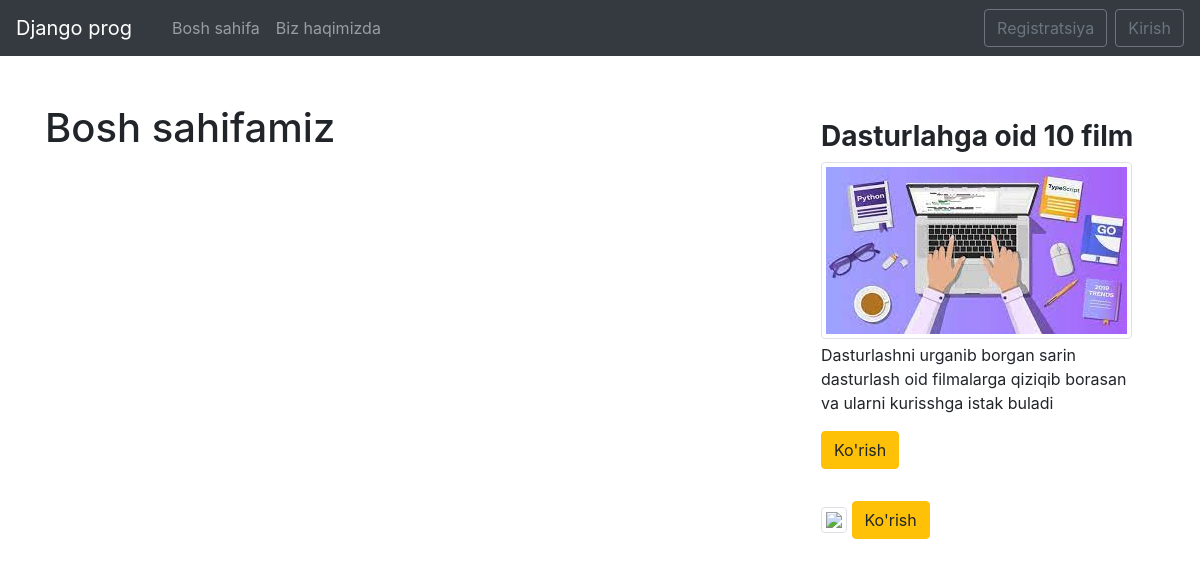
/, run on an earlier commit of the app's database.
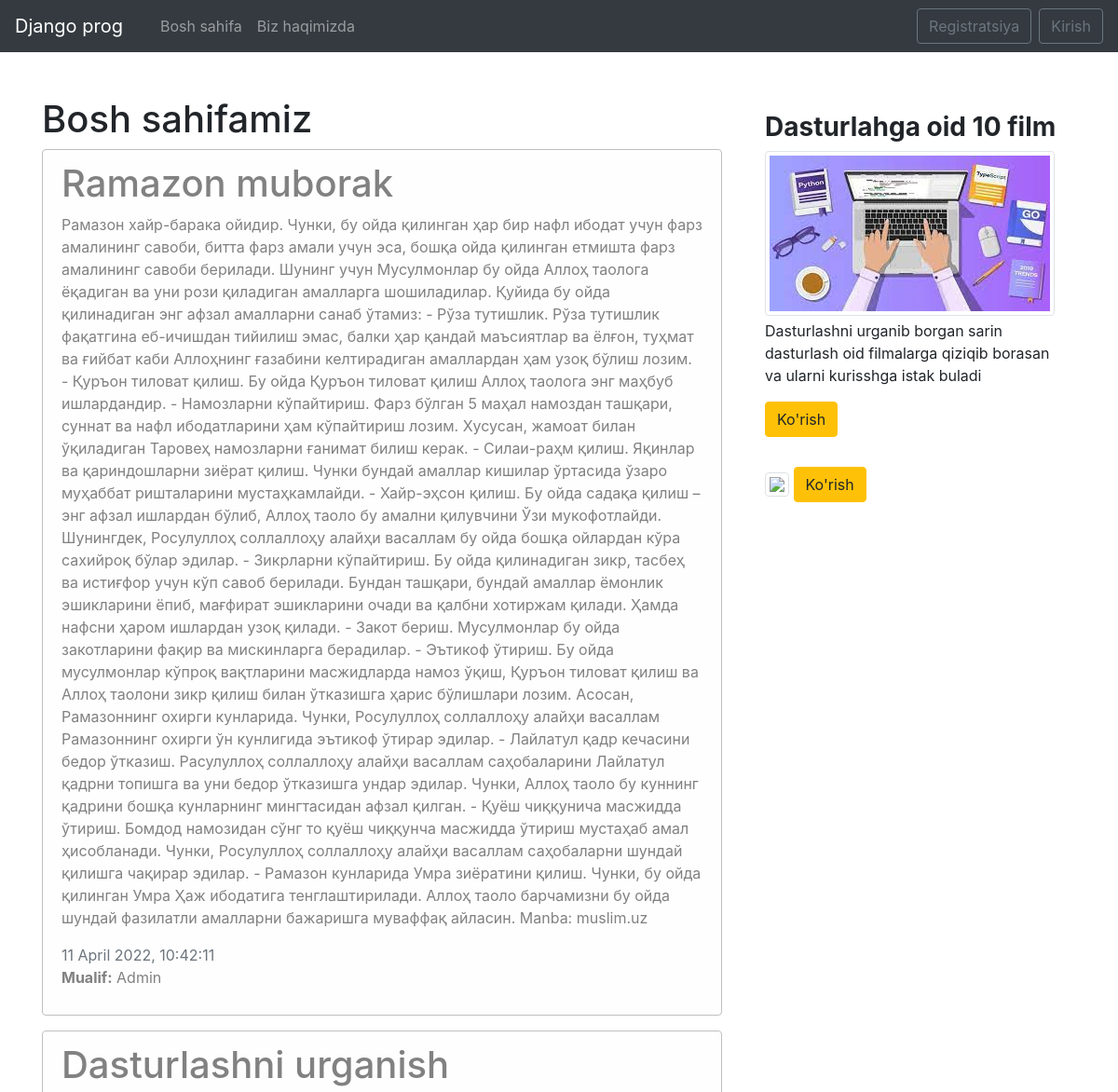
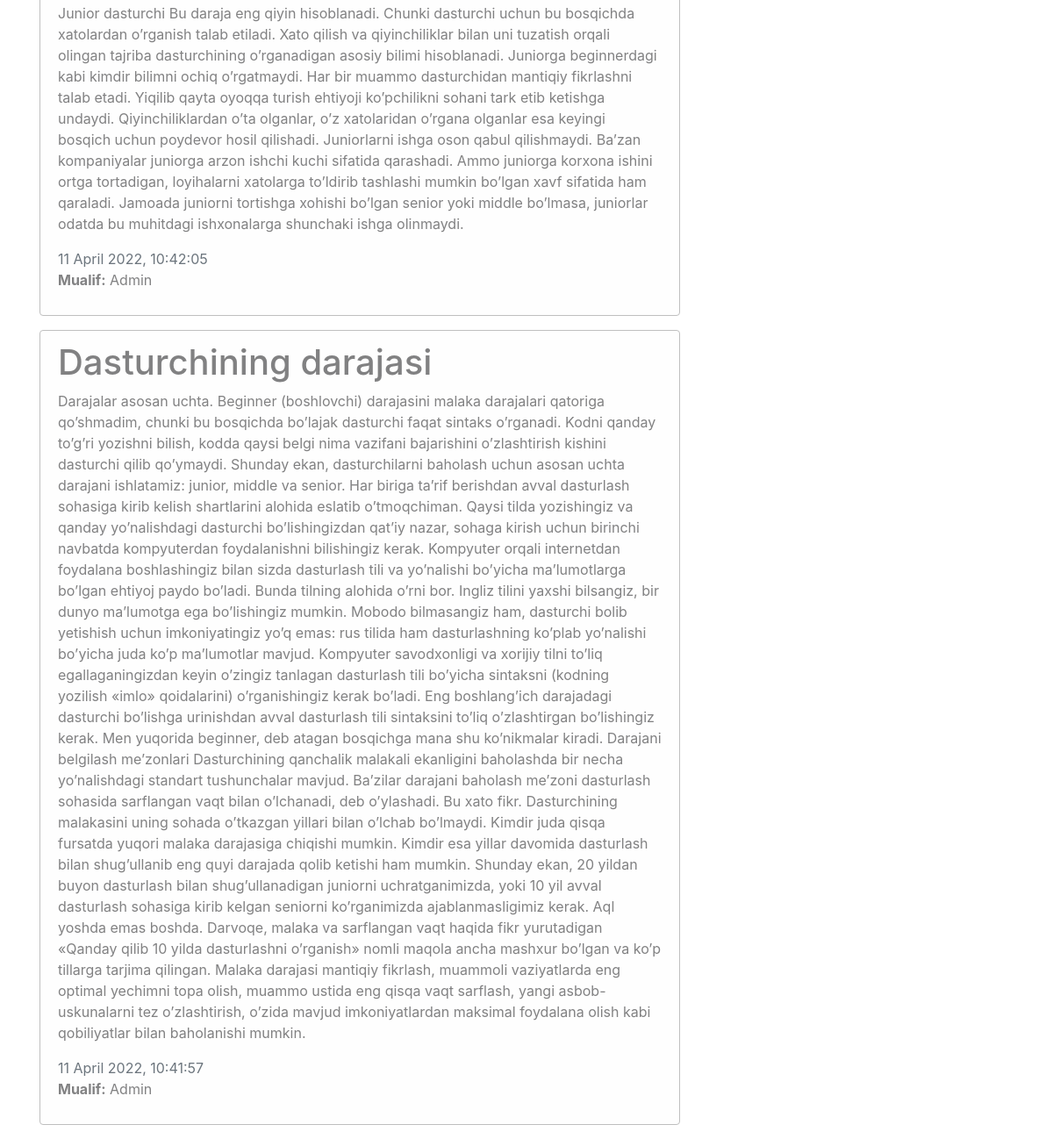
And on a later commit of the database (2 pictures, top to bottom).
### blog/models.py (models this page shows, shortened)
class News(models.Model):
    title = models.CharField(max_length=100)
    text = models.TextField()
    date = models.DateTimeField(default=timezone.now)
    auth = models.ForeignKey(User, on_delete=models.CASCADE)

### blog/views.py (the view)
# urls.py: path('',views.home, name='blog-home'),
def home(request):
    date = {
        'news':News.objects.all(),
        'title':'Bosh sahifa'
    }
    return render(request, 'blog/home.html', date)

### blog/templates/blog/home.html (shortened to what this page needs)
{% extends 'blog/base.html' %}
{% block content %}
    <h1>Bosh sahifamiz</h1>
    {% for post in news %}
    <div class="alert alert-light">
        <h1>{{post.title}}</h1>
        <p>{{post.text}}</p>
        <span class='text-muted'>{{ post.date|date:"j F Y, H:i:s"}}</span>
        {% if post.avtor %}
        <p><b>Mualif:</b> <markdown>{{post.avtor}}</markdown>{{post.date}}</p>
        {% else %}
            <p><b>Mualif:</b> <markdown>Admin</markdown></p>
        {% endif %}
    </div>
    {% endfor %}
{% endblock %}
{% block aside_news_section %}
<h3><b>Dasturlahga oid 10 film</b></h3>
<imgclass="img-thumbnail mb-1" >
<p>Dasturlashni urganib borgan sarin dasturlash oid
  filmalarga qiziqib borasan va ularni kurisshga istak buladi
</p>
<a href="https://community.uzbekcoders.uz/post/dasturchilar-uchun-maxsus-filmlar-va-seriallar-10-taligi-5ece9de8063a7237b2607038" target="_blank">
  <button class="btn btn-warning">Ko'rish</button>
  {% endblock %}

### blog/templates/blog/base.html (shortened to what this page needs)
{% load static %}
<!DOCTYPE html>
<html lang="en">
<head>
    <link rel="stylesheet" href="https://cdn.jsdelivr.net/npm/bootstrap@4.6.1/dist/css/bootstrap.min.css">
    <link rel="stylesheet" href="{% static 'blog/main.css' %}">
</head>
<body>
    <nav class="navbar navbar-expand-lg navbar-dark bg-dark mb-5">
        <a class="navbar-brand" href="{% url 'blog-home' %}">Django prog</a>
        <div class="collapse navbar-collapse" id="navbarSupportedContent">
          <ul class="navbar-nav mr-auto">
            <li class="nav-item active">
              <a class="nav-link" href="#"> <span class="sr-only">(current)</span></a>
            </li>
            <li class="nav-item">
              <a class="nav-link" href="{% url 'blog-home' %}">Bosh sahifa</a>
            </li>
            <li class="nav-item">
              <a class="nav-link" href="{% url 'blog-contact' %}">Biz haqimizda</a>
            </li>
          </ul>
        </div>
        <div class="navbar-nav">
          <a href="" class='btn btn-outline-secondary mr-2'>Registratsiya</a>
          <a href="" class="btn btn-outline-secondary">Kirish</a>
        </div>
      </nav>
       <div class="container">
          <div class="row">
              <div class="col-md-8">
                {% block content %}
                {% endblock %}
              </div>
              <aside class="col-md-4">
                  <div class="p-3">
                    {% block aside_news_section %}
                    {% endblock %}
                    </div>
                        <div class="p-3 mb-3">
                        <img src="https://storage.kun.uz/source/7/Jh3Z3Mi920b3560k3KtcljT-sf3xbtvl.jpg" class='img-thumbnail'>
                        <button class="btn btn-warning">Ko'rish</button>
                      </div>
                    </div>
          </div>
</body>
</html>

### blog/static/blog/main.css (style rules this page uses)
body { background:fafafa; }
.alert-light { border-color:#bfbfbf }

What changed in the data, as far as the page shows it:
added News: title "Ramazon muborak", text "Рамазон хайр-барака ойидир. Чунки, бу ойда қилинган ҳар бир нафл ибодат учун фарз амалининг савоби, битта фарз амали учун эса, бошқа ойда қилинган етмишта фарз амалининг савоби берилади. Шунинг учун Мусулмонлар бу ойда Аллоҳ таолога ёқадиган ва уни рози қиладиган амалларга шошиладилар. Қуйида бу ойда қилинадиган энг афзал амалларни санаб ўтамиз: - Рўза тутишлик. Рўза тутишлик фақатгина еб-ичишдан тийилиш эмас, балки ҳар қандай маъсиятлар ва ёлғон, туҳмат ва ғийбат каби Аллоҳнинг ғазабини келтирадиган амаллардан ҳам узоқ бўлиш лозим. - Қуръон тиловат қилиш. Бу ойда Қуръон тиловат қилиш Аллоҳ таолога энг маҳбуб ишлардандир. - Намозларни кўпайтириш. Фарз бўлган 5 маҳал намоздан ташқари, суннат…", date "11 April 2022, 10:42:11"
added News: title "Dasturlashni urganish", text "Junior dasturchi Bu daraja eng qiyin hisoblanadi. Chunki dasturchi uchun bu bosqichda xatolardan o’rganish talab etiladi. Xato qilish va qiyinchiliklar bilan uni tuzatish orqali olingan tajriba dasturchining o’rganadigan asosiy bilimi hisoblanadi. Juniorga beginnerdagi kabi kimdir bilimni ochiq o’rgatmaydi. Har bir muammo dasturchidan mantiqiy fikrlashni talab etadi. Yiqilib qayta oyoqqa turish ehtiyoji ko’pchilikni sohani tark etib ketishga undaydi. Qiyinchiliklardan o’ta olganlar, o’z xatolaridan o’rgana olganlar esa keyingi bosqich uchun poydevor hosil qilishadi. Juniorlarni ishga oson qabul qilishmaydi. Ba’zan kompaniyalar juniorga arzon ishchi kuchi sifatida qarashadi. Ammo juniorga…", date "11 April 2022, 10:42:05"
added News: title "Dasturchining darajasi", text "Darajalar asosan uchta. Beginner (boshlovchi) darajasini malaka darajalari qatoriga qo’shmadim, chunki bu bosqichda bo’lajak dasturchi faqat sintaks o’rganadi. Kodni qanday to’g’ri yozishni bilish, kodda qaysi belgi nima vazifani bajarishini o’zlashtirish kishini dasturchi qilib qo’ymaydi. Shunday ekan, dasturchilarni baholash uchun asosan uchta darajani ishlatamiz: junior, middle va senior. Har biriga ta’rif berishdan avval dasturlash sohasiga kirib kelish shartlarini alohida eslatib o’tmoqchiman. Qaysi tilda yozishingiz va qanday yo’nalishdagi dasturchi bo’lishingizdan qat’iy nazar, sohaga kirish uchun birinchi navbatda kompyuterdan foydalanishni bilishingiz kerak. Kompyuter orqali…", date "11 April 2022, 10:41:57"
